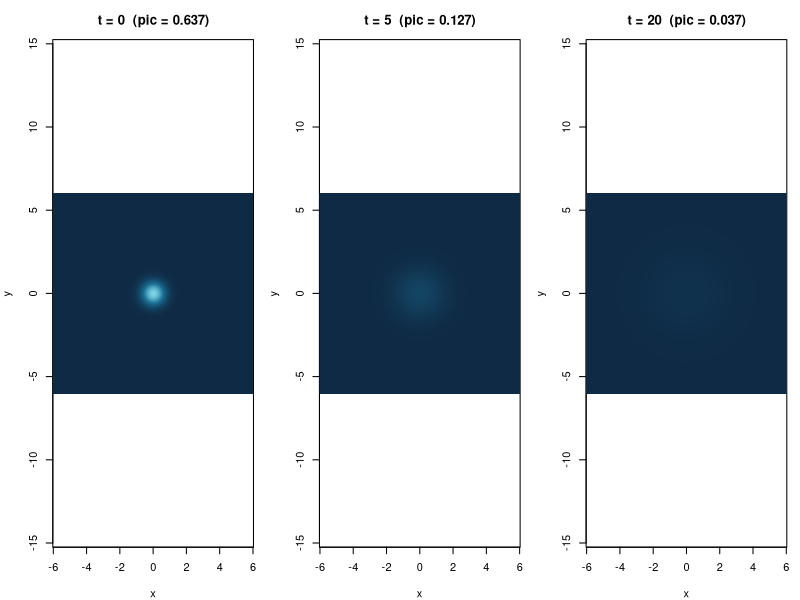
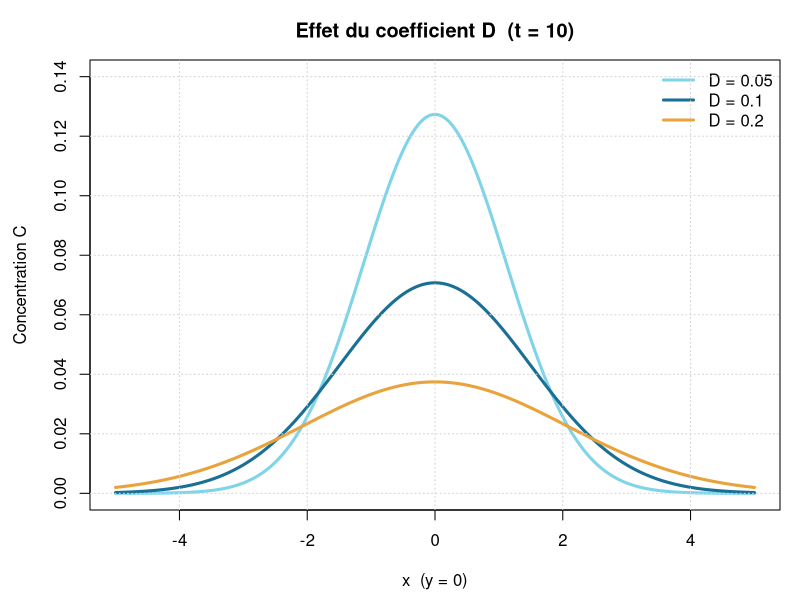
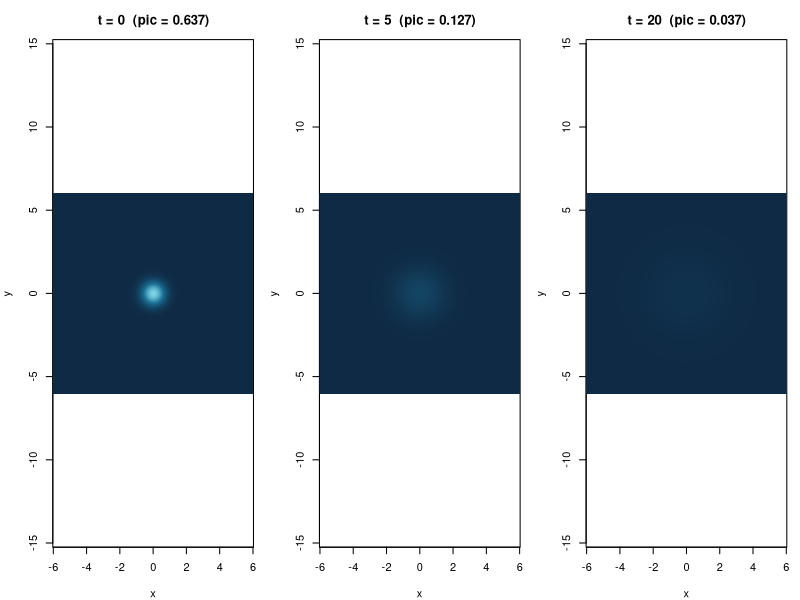
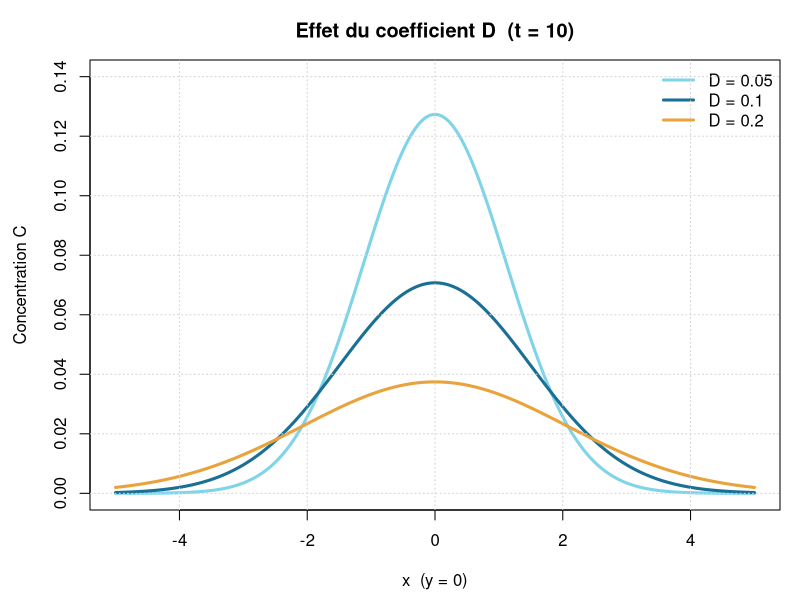

Here is the R script that generated these plots, in order:
# =============================================================
# Diffusion d'un polluant (lac Nyos) - solution exacte 2D
# Version qui AFFICHE les graphiques dans l'onglet Plots de RStudio
# puis tente de les enregistrer et dit OU.
# =============================================================

C_ana <- function(x, y, t, M = 1, D = 0.1, sigma0 = 0.5) {
  s2 <- sigma0^2 + 2 * D * t
  M / (2 * pi * s2) * exp(-(x^2 + y^2) / (2 * s2))
}

M <- 1; D <- 0.1; sigma0 <- 0.5
temps <- c(0, 5, 20)
L <- 6
xs <- seq(-L, L, length.out = 201)
ys <- seq(-L, L, length.out = 201)
palette_nyos <- colorRampPalette(c("#0F2A44", "#1A6F94", "#7FD4E8"))(256)
zmax <- C_ana(0, 0, 0, M, D, sigma0)

# ---- Graphique 1 : les 3 cartes (slide 11) ------------------
dessiner_cartes <- function() {
  par(mfrow = c(1, 3), mar = c(4, 4, 3, 1))
  for (t in temps) {
    Z <- outer(xs, ys, function(x, y) C_ana(x, y, t, M, D, sigma0))
    image(xs, ys, Z, col = palette_nyos, zlim = c(0, zmax), asp = 1,
          xlab = "x", ylab = "y",
          main = sprintf("t = %d  (pic = %.3f)", t, max(Z)))
  }
}

# ---- Graphique 2 : effet de D (slide 12) --------------------
dessiner_sensibilite <- function() {
  par(mfrow = c(1, 1), mar = c(4.5, 4.5, 3, 1))
  D_vals <- c(0.05, 0.1, 0.2)
  cols <- c("#7FD4E8", "#1A6F94", "#E8A33D")
  x_fin <- seq(-5, 5, length.out = 400)
  plot(NA, xlim = c(-5, 5), ylim = c(0, 0.14),
       xlab = "x  (y = 0)", ylab = "Concentration C",
       main = "Effet du coefficient D  (t = 10)")
  for (i in seq_along(D_vals)) {
    lines(x_fin, C_ana(x_fin, 0, 10, M, D_vals[i], sigma0),
          col = cols[i], lwd = 3)
  }
  legend("topright", legend = paste("D =", D_vals), col = cols, lwd = 3, bty = "n")
  grid()
}

# ---- Affichage a l'ecran (onglet Plots) ---------------------
dessiner_cartes()
dessiner_sensibilite()   # utilise les fleches de l'onglet Plots pour revenir au 1er

# ---- Enregistrement (avec message clair) --------------------
dossier <- file.path(getwd(), "figures")
dir.create(dossier, showWarnings = FALSE)

sauver <- function(nom, largeur, hauteur, fonction) {
  chemin <- file.path(dossier, nom)
  ok <- tryCatch({
    png(chemin, width = largeur, height = hauteur)
    fonction()
    dev.off()
    TRUE
  }, error = function(e) {
    message("Echec pour ", nom, " : ", conditionMessage(e))
    while (dev.cur() > 1) dev.off()
    FALSE
  })
  if (ok && file.exists(chemin)) message("OK : ", chemin)
}

sauver("cartes_comparaison.png", 1500, 520, dessiner_cartes)
sauver("sensibilite_D.png", 900, 600, dessiner_sensibilite)

message("Dossier de travail : ", getwd())
